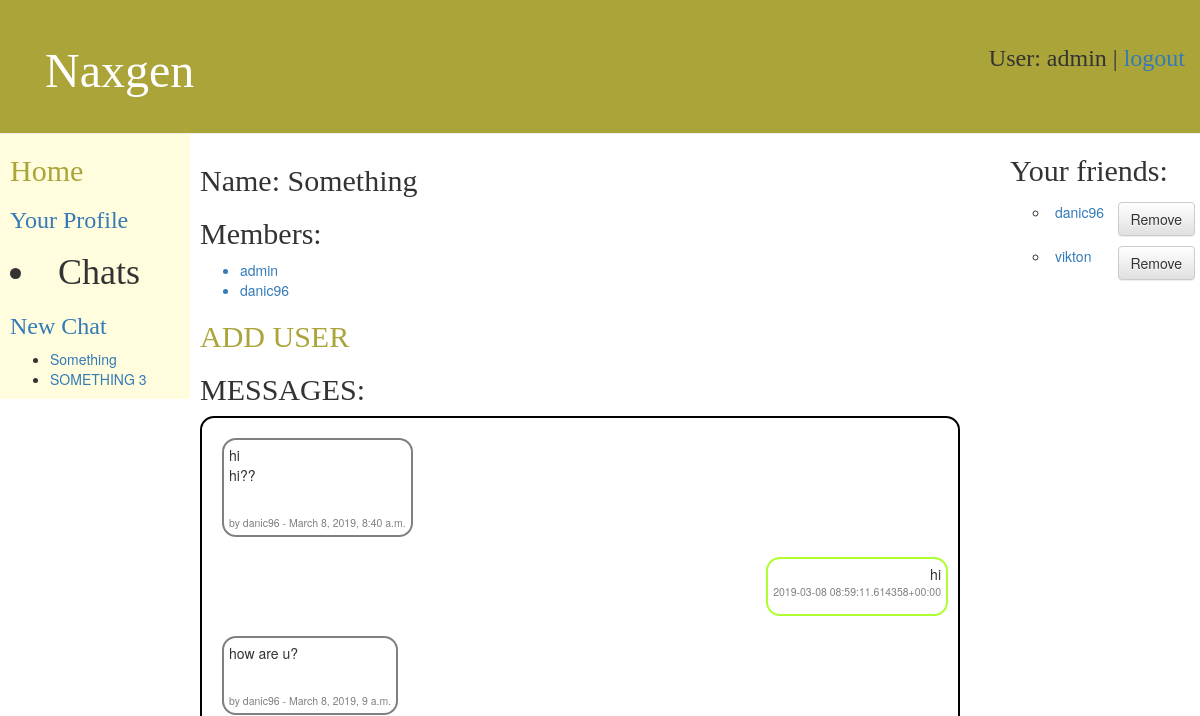
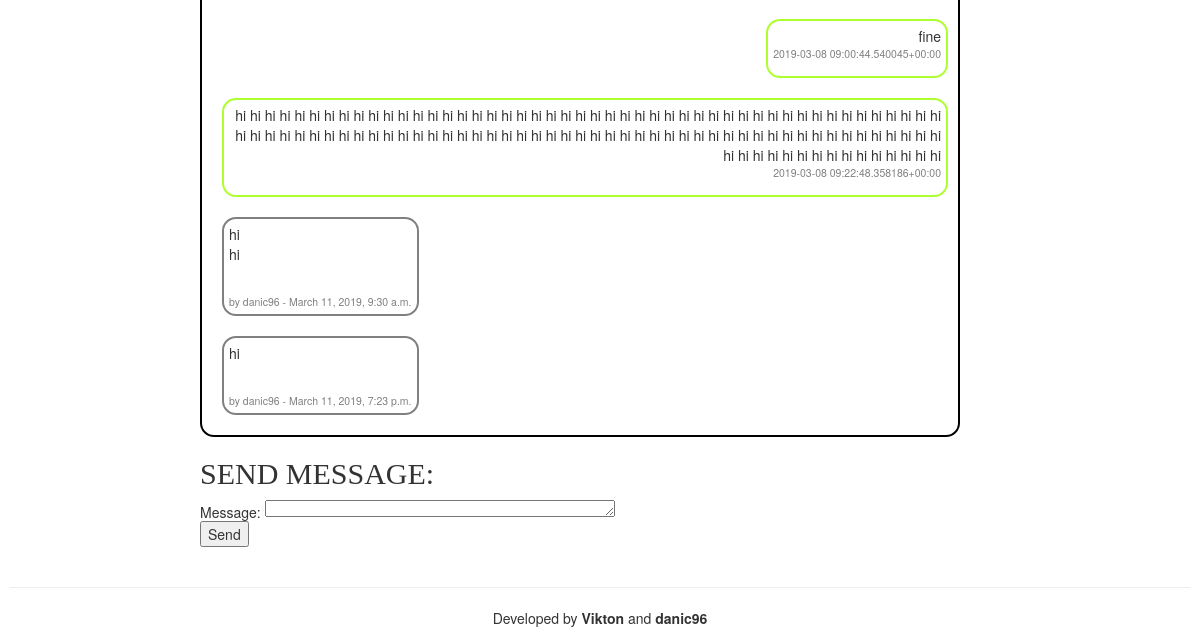
The app's page /messaging/group/12/ (signed in), older data (2 pictures, top to bottom).
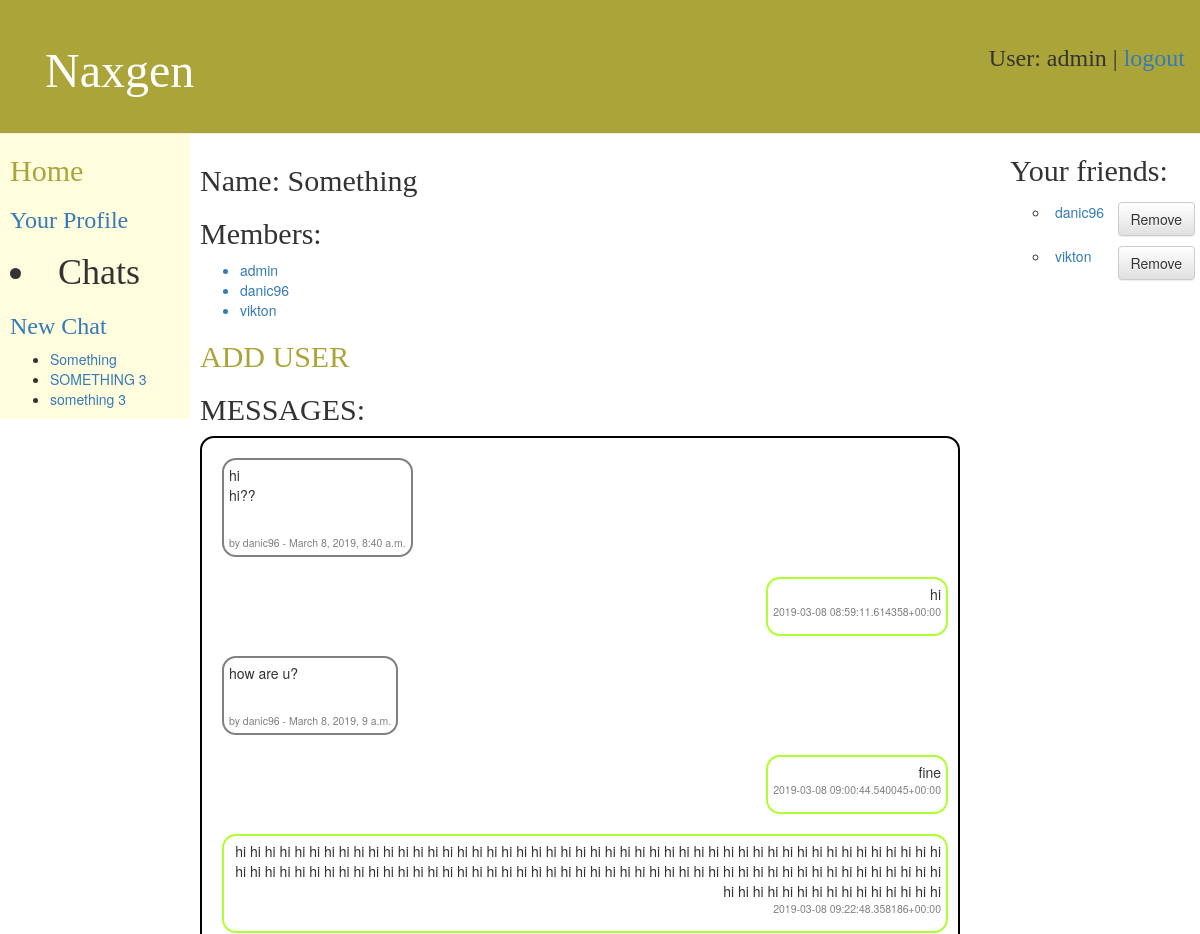
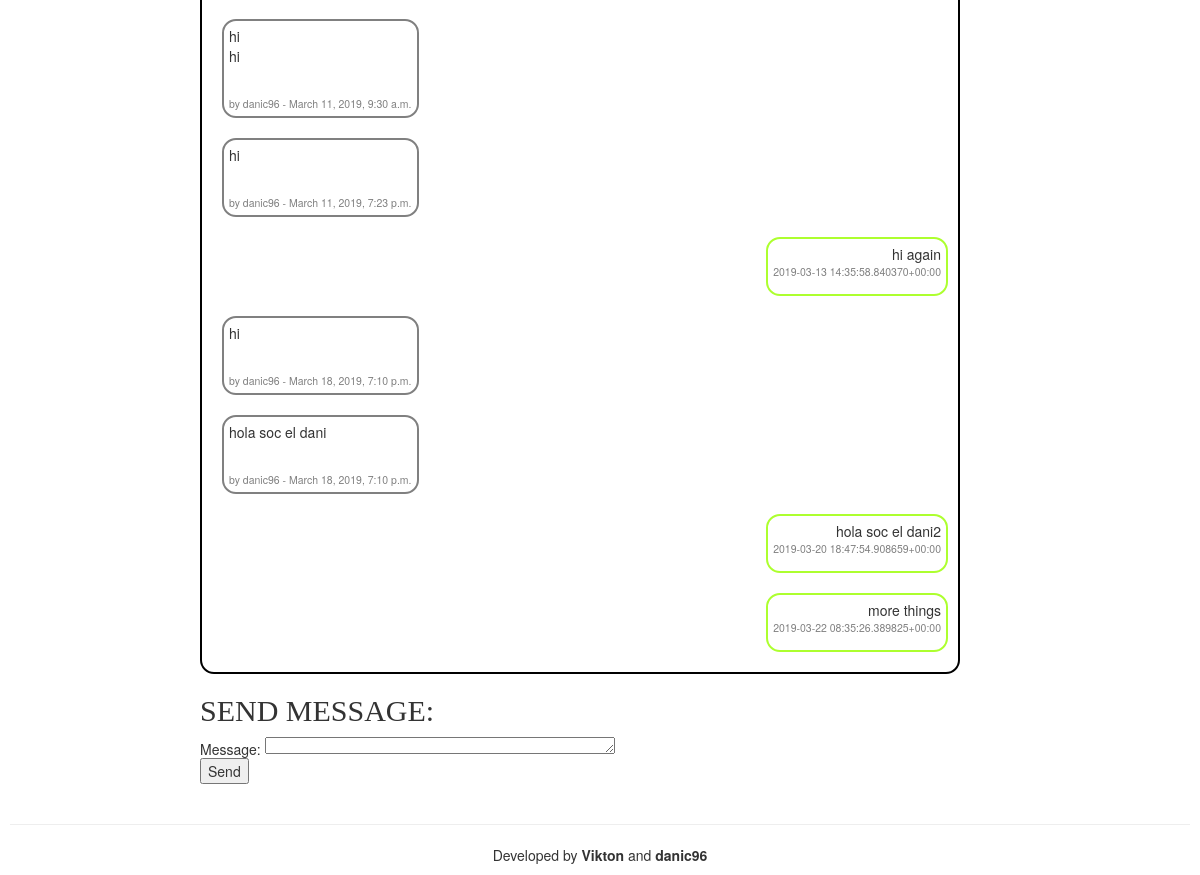
The same page, newer data (2 pictures, top to bottom).
### messaging/models.py (models this page shows, shortened)
class User(AbstractUser):
    date = models.DateTimeField(default=timezone.now)
    friends = models.ManyToManyField("self", blank=True)
    groups = models.ManyToManyField('Group')
    description = models.TextField(default='')
    phone = models.TextField(default='')
    city = models.TextField(default='')
    website = models.TextField(default='')

class Group(models.Model):
    id = models.AutoField(primary_key=True)
    name = models.TextField(default="")
    members = models.ManyToManyField(User, blank=True)
    messages = models.ManyToManyField('GroupMessage')

class GroupMessage(models.Model):
    id = models.AutoField(primary_key=True)
    group_id = models.ForeignKey(Group, on_delete=models.PROTECT)
    text = models.TextField()
    date = models.DateTimeField(default=timezone.now)
    from_user = models.ForeignKey(User, on_delete=models.PROTECT)

### messaging/views.py (the view)
class GroupDetail(DetailView):
    model = Group
    template_name = 'messaging/group_detail.html'
    def get_context_data(self, **kwargs):
        context = super(GroupDetail, self).get_context_data(**kwargs)
        return context

### messaging/templates/messaging/group_detail.html (shortened to what this page needs)
{% extends "messaging/base.html" %}
{% block content %}
    <h2>Name: {{ group.name }}</h2>
<h2>Members:</h2>
<p>
    <ul>
    {% for member in group.members.all %}
        <a href="{% url 'messaging:view_profile_with_pk' pk=member.pk %} " >
            <li> {{ member.username }} </li>
        </a>
    {% endfor %}
    </ul>
    <h2><a href="{% url 'messaging:group_users_edit' group.id %}">ADD USER</a> </h2>
</p>
<h2>
    MESSAGES:
</h2>
<div id="messages">
    {% for message in group.messages.all %}
        <div id="wrapper">
            {% if user.username == message.from_user.username %}
                <div id="message_own" class="message">
                    {{ message.text }}
                    <div id="message_information">
                        {{ message.date|linebreaks }}
                    </div>
                </div><br>
            {% else %}
                <div id="message_from" class="message">
                    {{ message.text|linebreaks }} <br>
                    <div id="message_information">
                        by {{ message.from_user }} - {{ message.date }}
                    </div>
                </div><br>
            {% endif %}
        </div>
    {% empty %} <div>No messages on this chat yet</div>
    {% endfor %}
</div>
<h2>
    SEND MESSAGE:
</h2>
    <form action="{% url 'messaging:group_message_create' group.id %}" method="post" >
        Message: <textarea name="message" id="group_message" rows="4"></textarea><br>
        <input type="submit" value="Send" />
    </form>
{% endblock %}

### messaging/templates/messaging/base.html (shortened to what this page needs)
{% load staticfiles %}
<!DOCTYPE html>
<html lang="en">
<head>
    <link rel="stylesheet" href="http://code.jquery.com/ui/1.11.4/themes/smoothness/jquery-ui.css" />
    <link rel="stylesheet" href="//maxcdn.bootstrapcdn.com/bootstrap/3.2.0/css/bootstrap.min.css">
    <link rel="stylesheet" href="//maxcdn.bootstrapcdn.com/bootstrap/3.2.0/css/bootstrap-theme.min.css">
    <link rel="stylesheet" href="{% static "style/base.css" %}" />
    <link rel="stylesheet" href="{% static "style/more.css" %}" />
</head>
<body>
<div id="header" class="page-header">
    {% block header %}
        <div id="wrapper">
            <div id="title">
                <h1><a href="/messaging/">Naxgen</a></h1>
            </div>
            <h3>
            {% if user.username %}
                <p>
                        User: {{ request.user.username }} | <a href="{% url 'logout' %}?next={{request.path}}">logout</a>
                </p>
            {% else %}
                <p>
                    <a href="{% url 'login' %}?next={{request.path}}">Login</a>
                    /
                    <a href="{% url 'messaging:user_create' %}">Register</a>
                </p>
            {% endif %}
            </h3>
        </div>
    {% endblock %}
</div>
<div id="wrapp_this">
<div class="max_height">
<div id="left-sidebar">
    {% block sidebar %}
            <h2><a href="/messaging/">Home</a></h2>
            {% if user.username %}
                <h3> <a href="{% url 'messaging:view_profile' %}">Your Profile</a></h3>
                <h1><li>Chats</li></h1>
                <h3><a href="{% url 'messaging:group_create' %}" >New Chat</a></h3>
                <ul>
                {% for group in user.groups.all %}
                    <li>
                        <a href="{% url 'messaging:group_detail' group.id %}" > {{ group.name }} </a>
                    </li>
                {% endfor %}
                </ul>
            {% endif %}
    {% endblock %}
</div>
<div id="right-sidebar">
    {% block sidebar2 %}
        {% if user.username %}
            <h2>Your friends:</h2>
                <ul>
                {% for friend in request.user.friends.all %}
                    <li type="circle">
                        <div id="wrapper">
                        <a href="{% url 'messaging:view_profile_with_pk' pk=friend.pk %} " >
                            {{ friend.username }}
                        </a>
                        <a href="{% url 'messaging:change_friend' operation='remove' pk=friend.pk %}" >
                            <button id="remove-button" type="button" class="btn btn-default">Remove</button>
                        </a>
                        </div>
                    </li>
                {% endfor %}
                </ul>
        {% endif %}
    {% endblock %}
</div>
<div id="content">
    {% block content %}{% endblock %}
</div>
</div>
<div id="footer">
    {% block footer %}<hr><div >Developed by <b>Vikton</b> and <b>danic96</b></div>{% endblock %}
</div>
</div>
</body>
</html>

### messaging/static/style/base.css (style rules this page uses)
#header { text-align: right; }
#content { margin-left: 190px; margin-right: 190px; padding: 10px; height: 90%; }
#left-sidebar { float: left; width: 190px; height: 100%; padding-left: 10px; background: #FFFDDD; }
#right-sidebar { float: right; width: 190px; height: 100%; padding-right: 10px; }
#footer { margin-top: auto; padding: 10px; text-align: center; float: bottom; }
.max_height { height: max-content; }
textarea, input[type=number], input[type=url] { height: 1.25em; width: 25em; }
.message { margin: 5px; padding: 5px; word-break: break-word; border-radius: 1em; }
#messages { border: 2px solid black; padding: 10px; display: inline-block; max-width: 95%; border-radius: 1em; }
#message_from { border: 2px solid grey; text-align: left; display: inline-block; float: left; }
#message_own { border: 2px solid greenyellow; text-align: right; display: inline-block; float: right; }
#message_information { font-size: 75%; color: grey; }
#wrapper { width: 100%; display: inline-block; margin: 5px; }
#remove-button { float: right; }

### messaging/static/style/more.css (style rules this page uses)
h1 a, h2 a { color: #AAA439; font-family: 'Lobster'; }
body, html { min-height: 100%; }
html { min-height: 100%; }
.page-header { background-color: #AAA439; margin-top: 0; margin-bottom: 0; padding: 20px 20px 20px 40px; }
#title { float: left; display: block; margin: 0; padding: 0; font-family: 'Pacifico', cursive; }
.page-header h1, .page-header h1 a, .page-header h1 a:visited, .page-header h1 a:active { color: #ffffff; font-size: 36pt; text-decoration: none; }
h1, h2, h3, h4 { font-family: 'Lobster', cursive; }

Row changes from the older to the newer data that the page shows:
added Group: name "something 3"
now on one of the page's lists (row edited): User: username "vikton"
added GroupMessage: text "hi again", date "2019-03-13 14:35:58.840370+00:00"
added GroupMessage: text "hi", from_user "danic96", date "March 18, 2019, 7:10 p.m."
added GroupMessage: text "hola soc el dani", from_user "danic96", date "March 18, 2019, 7:10 p.m."
added GroupMessage: text "hola soc el dani2", date "2019-03-20 18:47:54.908659+00:00"
added GroupMessage: text "more things", date "2019-03-22 08:35:26.389825+00:00"
